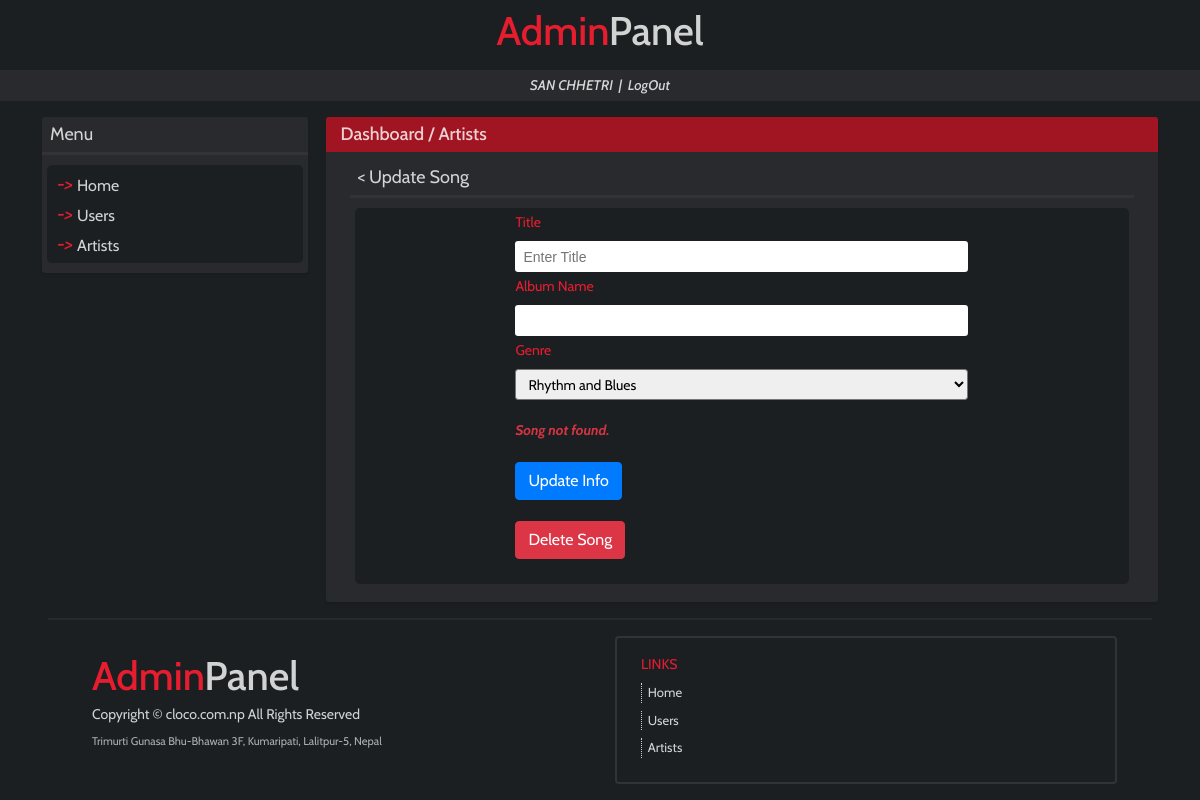
/dashboard/artists/5/modifysong/18/?page=1 (signed in), run on an earlier commit of the app's database.
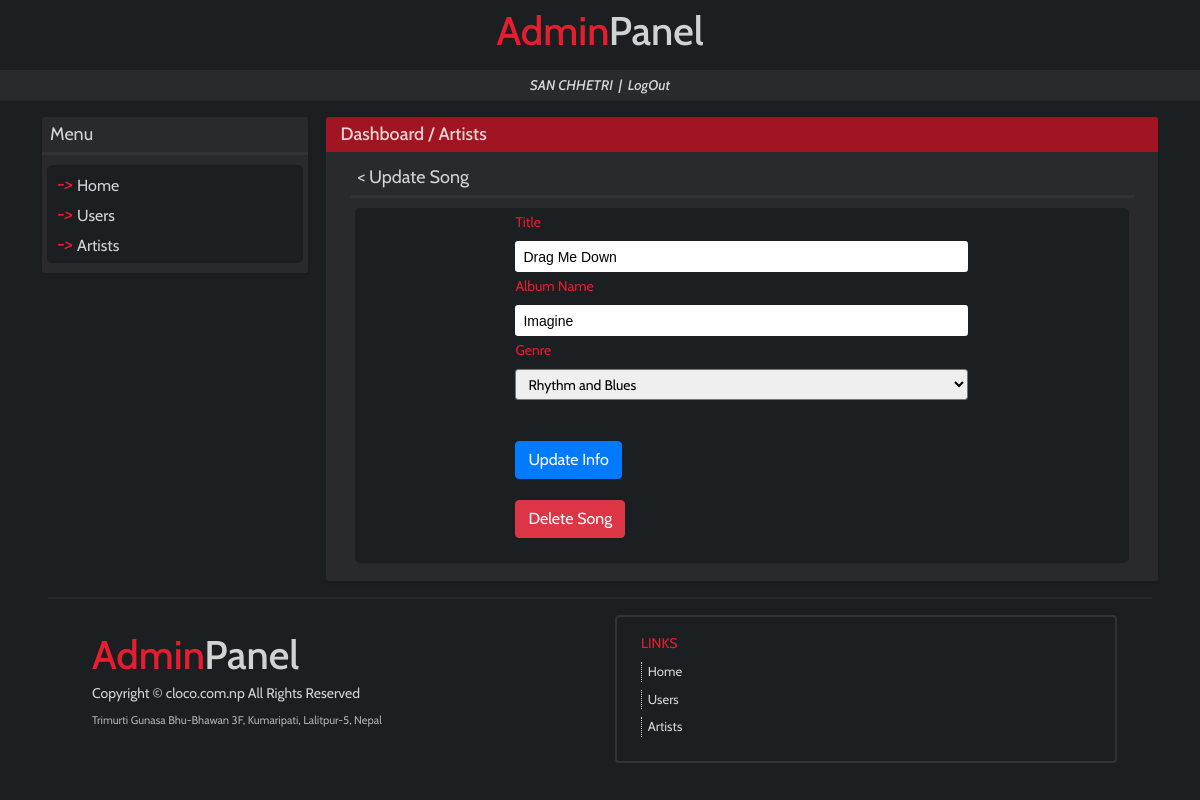
And on a later commit of the database.
### musicRecord/models.py (models this page shows, shortened)
class Music(models.Model):
    GENRE_CHOICES = (
        ('rnb', 'Rhythm and Blues'),
        ('country', 'Country'),
        ('classic', 'Classic'),
        ('rock', 'Rock'),
        ('jazz', 'Jazz'),
    )
    artist = models.ForeignKey(Artist, on_delete=models.CASCADE)
    title = models.CharField(max_length=100)
    album_name = models.CharField(max_length=50)
    genre = models.CharField(max_length=20, choices=GENRE_CHOICES)
    created_at = models.DateTimeField(auto_now_add=True)
    updated_at = models.DateTimeField(auto_now=True)

### musicRecord/songsViews.py (the view)
# urls.py: path('artists/<int:pk>/modifysong/<int:spk>/', songsViews.update_song),
def update_song(request, pk=None, spk=None):
    if not request.user.is_authenticated:
        return redirect('/')
    else:
        try:
            page = request.GET.get('page')
        except:
            page = ''
        if request.method == 'POST':
            try:
                try:
                    delete = request.POST.get('delete').strip()
                    if delete == 'yes':
                        sql_query = """
                            DELETE FROM musicRecord_Music
                            WHERE id = %s
                        """
                        value = spk
                        with connection.cursor() as cursor:
                            cursor.execute(sql_query, [value])
                        request.session['success'] = 'Song deleted successfully.'
                        redirecturl = '/dashboard/artists/'+str(pk)+'/modifysong/'
                        return redirect(redirecturl)
                except:
                    pass
                try:
                    artist = Artist.objects.get(pk=pk)
                except:
                    return render(request, 'songs/updatesong.html',{'user_name':user_name(request), 'error':'Artist Not Found.', 'artist_id':pk, 'page':page})
                title = request.POST.get('title').strip()
                album_name = request.POST.get('album_name').strip()
                genre = request.POST.get('genre').strip()
                fields = [title, album_name, genre]
                if len(title)==0 or len(album_name)==0 or len(genre)==0:
                    return render(request, 'songs/updatesong.html',{'user_name':user_name(request), 'error':'No field should be empty.', 'fields': fields, 'artist_id':pk, 'page':page})
                if genre not in ['rnb', 'country', 'classic', 'rock', 'jazz']:
                    return render(request, 'songs/updatesong.html',{'user_name':user_name(request), 'error':'Invalid Genre.', 'fields': fields, 'artist_id':pk, 'page':page})
                sql_query = """
                    UPDATE musicRecord_Music
                    SET title = %s, album_name = %s, genre = %s, updated_at = %s
                    WHERE id = %s
                """
                values = [title, album_name, genre, datetime.now(), spk]
                with connection.cursor() as cursor:
                    cursor.execute(sql_query, values)
                success = 'Info Updated Successfully.'
                return render(request, 'songs/updatesong.html',{'user_name':user_name(request), 'success':success, 'fields': fields, 'artist_id':pk, 'page':page})
            except:
                return render(request, 'songs/updatesong.html',{'user_name':user_name(request), 'error':'Fill out all the fields correctly.', 'fields': fields, 'artist_id':pk, 'page':page})
        else:
            try:
                song = Music.objects.raw(f'select * from musicRecord_Music where id={spk} LIMIT 1')[0]
                fields = [song.title, song.album_name, song.genre]
            except:
                return render(request, 'songs/updatesong.html', {'user_name':user_name(request), 'artist_id':pk, 'error':'Song not found.', 'page':page})
            return render(request, 'songs/updatesong.html', {'user_name':user_name(request), 'artist_id':pk, 'fields': fields, 'page':page})

### musicRecord/songsViews.py (called while the page is built)
def user_name(request):
    return request.user.first_name.upper()+' '+request.user.last_name.upper()

### templates/songs/updatesong.html (shortened to what the changed rows need)
{% extends 'base.html' %}
{% block content %}
<div class="row mb-3">
    <div class="col-sm-12 col-lg-9 px-4">
        <div class="row main-box">
            <div class="col-12 box-content px-0 px-lg-4">
                <div class="mt-2 pb-2">
                    <div class="col-12 sidebox-menus">
                        <div class="row sidebox-menu py-1">
                            <div class="col-12 p-0 m-0" style="color:#e61d2f;">
                                <div class="d-flex justify-content-center" style="width:100%;">
                                    <div class="forms">
                                        <form action="" method="post" style="width:100%;">
                                            <div class="form-group d-flex flex-column justify-content-center" style="width:100%;">
                                                <label for="title">Title</label>
                                                <input type="text" class="form-control-sm mb-1" id="title" name="title" placeholder="Enter Title" value="{{fields.0}}" required>
                                                <label for="album_name">Album Name</label>
                                                <input type="text" class="form-control-sm mb-1" id="album_name" name="album_name" value="{{fields.1}}" required>
                                                <label for="genre">Genre</label>
                                                <select id="genre" class="form-control-sm mb-1" name="genre" required>
                                                    <option value="rnb" {% if fields.2 == 'rnb' %}selected{% endif %}>Rhythm and Blues</option>
                                                </select>
                                            </div>
                                            <div id="message" class="text-danger round p-0" style="opacity: 0.97; font-style: italic; font-weight: bold;">
                                                <span>
                                                    {{error}}
                                                </span>
                                            </div>
                                            <br>
                                        </form>
                                        <br>
                                        <br>
                                    </div>
                                </div>
                            </div>
                        </div>
                    </div>
                </div>
            </div>
        </div>
    </div>
{% endblock %}

What changed in the data, as far as the page shows it:
added Music: title "Drag Me Down", album_name "Imagine", genre "Rhythm and Blues"
Also different on the page:
form field genre: "Rhythm and Blues" → (not shown)
{{ error }}: "Song not found." → (not shown)
